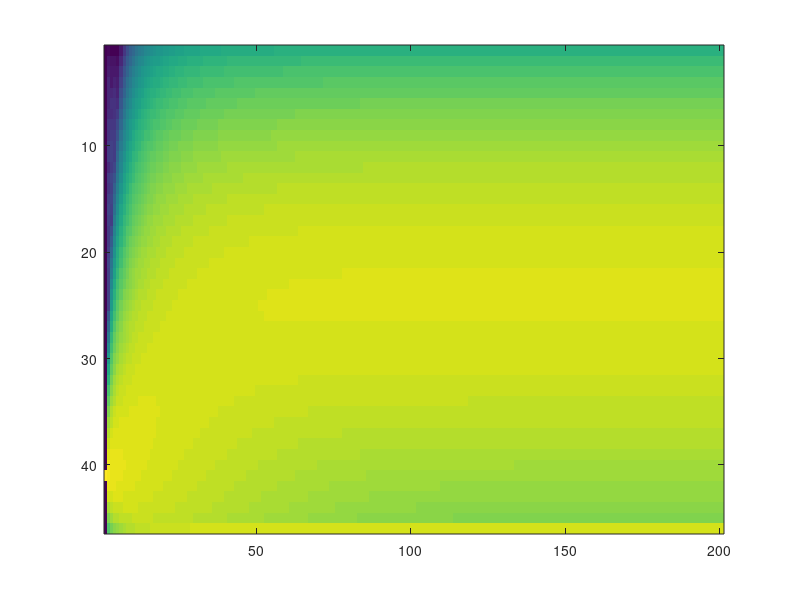

Reproduce this figure in MATLAB.
function []=EcologicalModel()
%Initial parameters
r=0.2;gamma=50;s=0.9;sigma=1;m=0.05;beta=1;epsilon=0.05;pBins=10;

Nmax = ceil(2*(((-1 + s + r*s)*gamma)/(r*s)));
tmax=200;

TMatrix = MakeTransitionMatrix(Nmax, r,gamma,s,m);
ivec=initVec(Nmax,5);
output = BuilddynamicMatrix(Nmax,TMatrix,ivec,tmax);
imagesc(flipud(log(abs(output))))
csvwrite('ecoN.csv',flipud(abs(output)))
end

function TMatrix = MakeTransitionMatrix(Nmax,r,gamma,s,m)

%Birth matrix
bMatrix = zeros(Nmax+1,Nmax+1);
for i = 0:Nmax
    temp = 0;
    lambda = i*r*(1-i/gamma);
    for j = 0:Nmax
        if(j>=i&&lambda>0)
            bMatrix(j+1,i+1) = (exp(-lambda)*lambda^(j-i))/factorial((j-i));
            temp = temp + bMatrix(j+1,i+1);
        end
    end
    bMatrix(i+1,i+1) = bMatrix(i+1,i+1) + (1-temp);
end
%Death matrix

dMatrix = zeros(Nmax+1,Nmax+1);

dMatrix(1,1)=1;
for i = 1:Nmax
    for j = 0:Nmax
        if(j<=i)
            dMatrix(j+1,i+1) = nchoosek(i,j)*s^j*(1-s)^(i-j);
        end
    end
end


%Migration matrix

mMatrix = zeros(Nmax+1,Nmax+1);

mMatrix(1,1)=1;
for i = 1:Nmax
    temp = 0;
    for j = 0:Nmax
        if(j>=i)
            mMatrix(j+1,i+1) = (exp(-m)*m^(j-i))/factorial((j-i));
            temp = temp + mMatrix(j+1,i+1);
        end
    end
    
    mMatrix(i+1,i+1) = mMatrix(i+1,i+1) + (1-temp);
end

TMatrix = mMatrix*dMatrix*bMatrix;

end

%Initial conditions

function ivec=initVec(Nmax,n0)
    ivec = zeros(Nmax+1,1);
    assert(n0 <= Nmax);
    assert(n0 >= 0);
    ivec(n0+1,1)=1;
end

function dynamicMatrix = BuilddynamicMatrix(nMax,TMatrix,ivec,tmax)
[V,D]=eig(TMatrix);
dynamicMatrix = zeros(nMax+1,tmax+1);
dynamicMatrix(:,1)=transpose(ivec);
for t = 1: tmax
    dynamicMatrix(:,t+1) = V*(D.^t)/V*ivec;
end
end

function expectedvec = Buildexpectedvector(dynamicMatrix,tmax,nMax)
temp = 0:nMax;
expectedvec = transpose(dynamicMatrix)*transpose(temp);
end